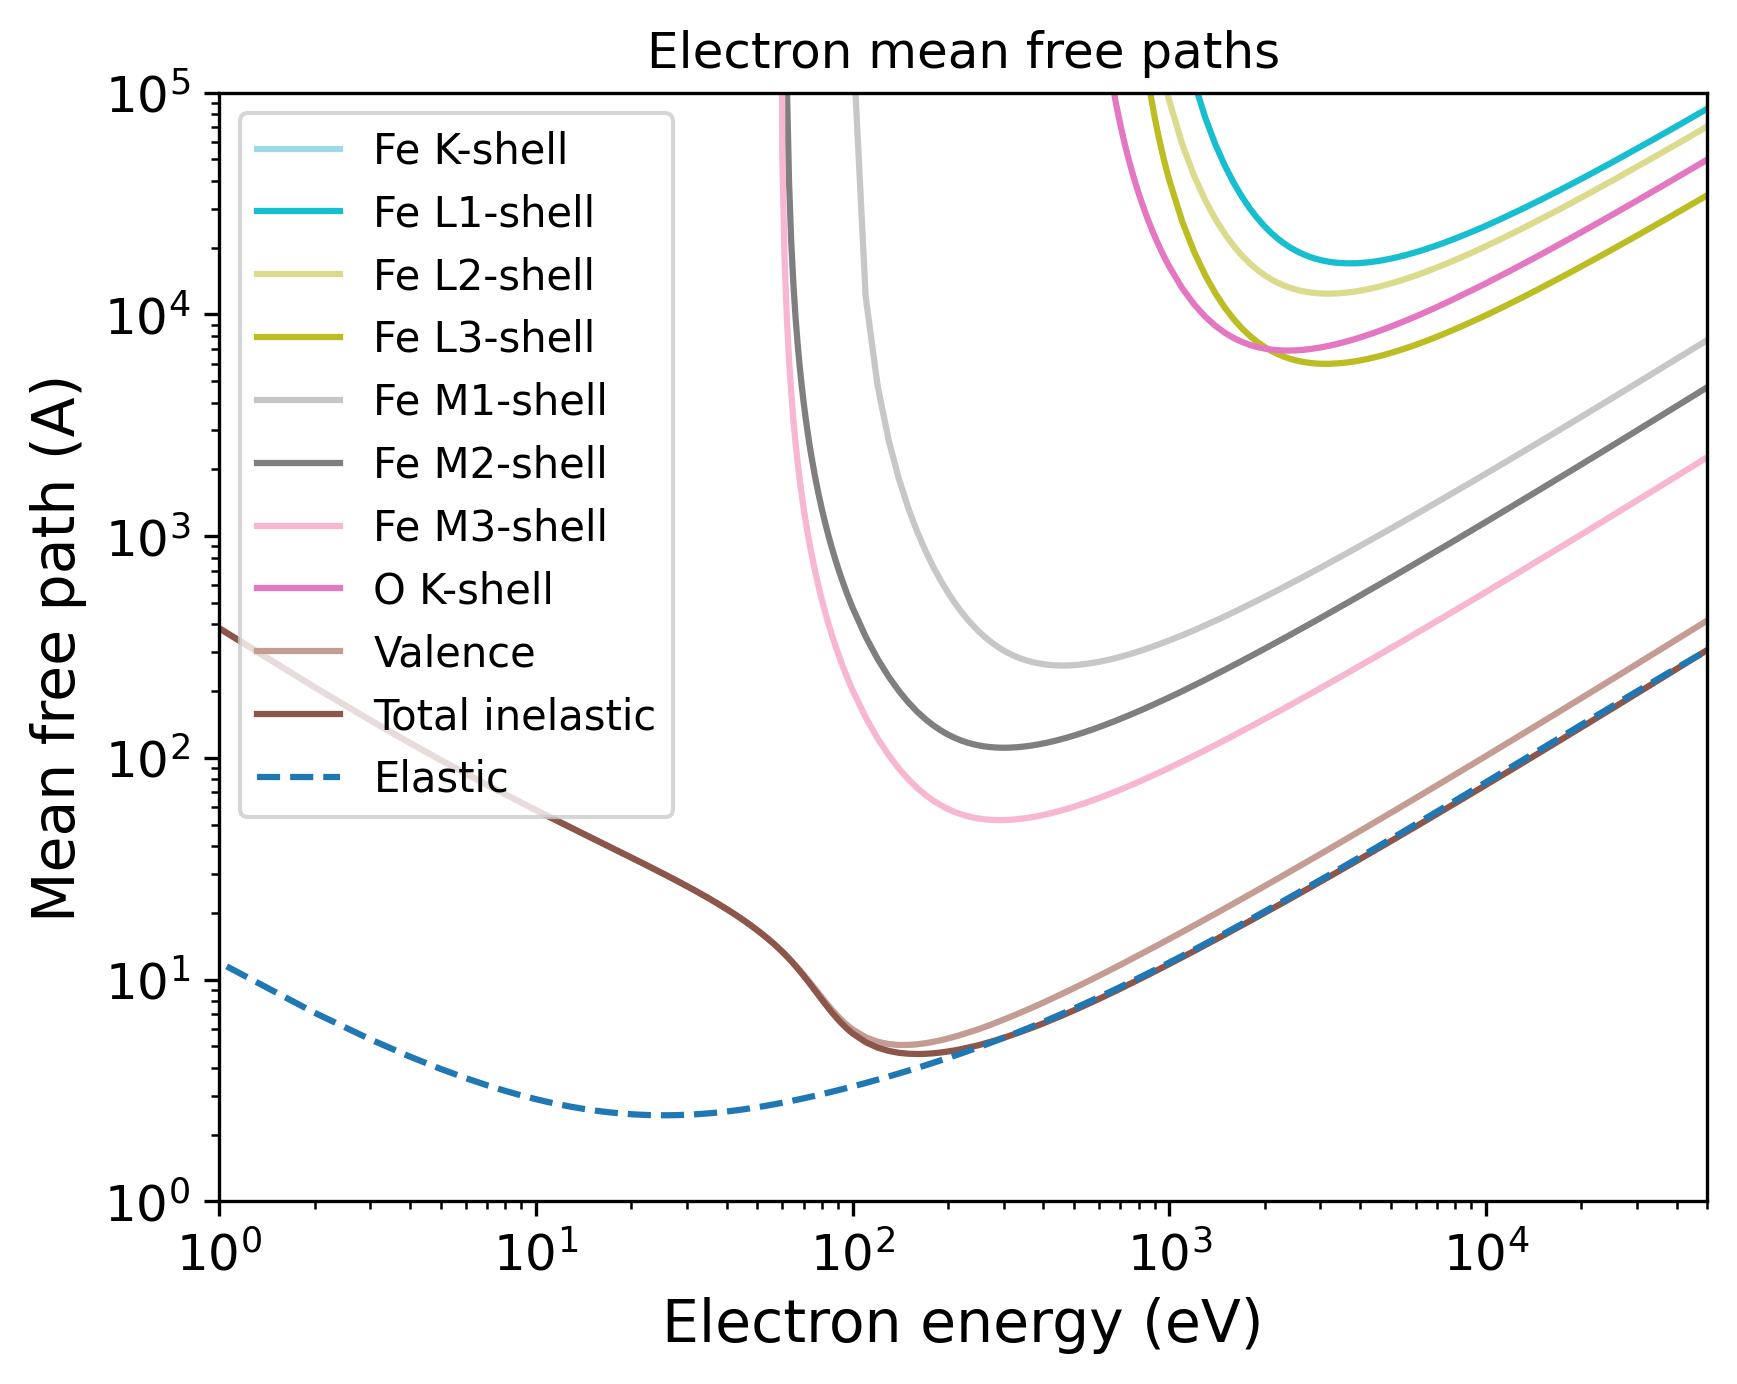

Generate this figure with Python:
import pandas as pd
import numpy as np
import matplotlib.pyplot as plt
import matplotlib.cm as cm
# Set the format:
plt.xlabel("Electron energy (eV)", fontsize=14)
plt.ylabel("Mean free path (A)", fontsize=14)
plt.xticks(fontsize=12)
plt.yticks(fontsize=12)
plt.grid(False)
# Set the axes:
# Read the output file:
df = pd.read_csv(r"OUTPUT_Fe2O3_Electron_IMFP.dat", sep=r'\s+', header=None, comment="#", skipinitialspace=True)
plt.xscale("log")
plt.yscale("log")
# Prepare the plot:
columns_to_plot = [ 1, 2, 3, 4, 5, 6, 7, 8, 9, 10]
labels = [ "Fe K-shell", "Fe L1-shell", "Fe L2-shell", "Fe L3-shell", "Fe M1-shell", "Fe M2-shell", "Fe M3-shell", "O K-shell", "Valence", "Total inelastic"]
# Create N distinct colors from a colormap
N = len(columns_to_plot)
colors = plt.cm.tab20(np.linspace(1, 0, 20))
# Set line styles:
linestyles = [ "-", "-", "-", "-", "-", "-", "-", "-", "-", "-"]
for i, col in enumerate(columns_to_plot):
    color = colors[i % len(colors)]
    ls    = linestyles[i % len(linestyles)]
    label = labels[i % len(labels)]
    plt.plot(df.iloc[:, 0], df.iloc[:, col],
    color=color,
    label=label,
    linestyle=ls)
# Add a curve from the second file
df2 = pd.read_csv(r"OUTPUT_Fe2O3_Electron_EMFP.dat", sep=r'\s+', header=None, comment="#", skipinitialspace=True)
columns_to_plot2 = [ 3]
labels2 = [ "Elastic"]
# Create second part of the plot:
for col, label in zip(columns_to_plot2, labels2):
    plt.plot(df2.iloc[:, 0], df2.iloc[:, col], label=label, linestyle="--")
plt.xlim(1.00000000,50000.00000000)
plt.ylim(1.00000000,100000.00000000)
plt.title("Electron mean free paths")
plt.legend(loc="best", fontsize=10)
# Save the plot in this format:
plt.savefig("OUTPUT_MFP_electron.png", dpi=300, bbox_inches="tight")
